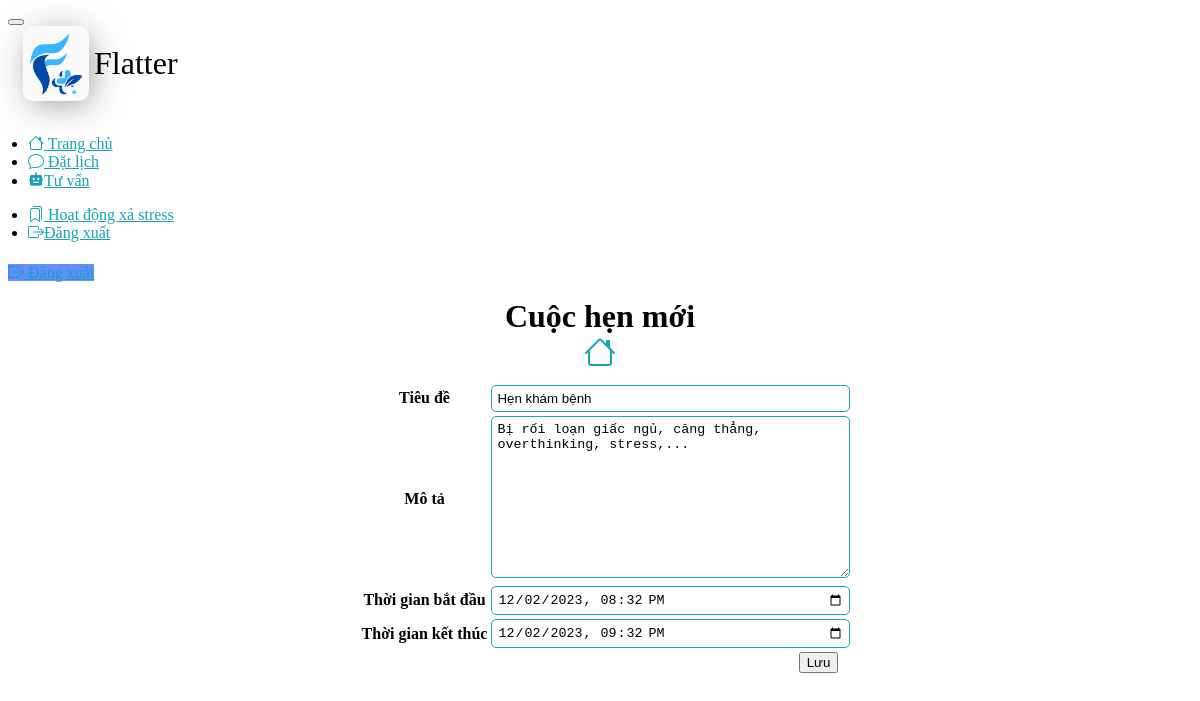
The app's page /paevent/edit/1/ with its own data.
### Main_App/models.py (models this page shows, shortened)
class Event(models.Model):
    status = models.BooleanField(default=False)
    title = models.CharField(max_length=200)
    description = models.TextField()
    start_time = models.DateTimeField()
    end_time = models.DateTimeField()

### Main_App/views.py (the view)
# urls.py: path('paevent/edit/<event_id>/', views.paevent, name='paevent_edit'),
def paevent(request, event_id=None):
    instance = models.Event()
    if event_id:
        instance = get_object_or_404(models.Event, pk=event_id)
    else:
        instance = models.Event()
    form = EventForm(request.POST or None, instance=instance)
    if request.POST and form.is_valid():
        form.save()
        return redirect('/patient-calendar')
    return render(request, 'paevent.html', {'form': form, 'event':models.Event.objects.all().count()})

### Main_App/forms.py
class EventForm(ModelForm):
  class Meta:
    model = models.Event
    widgets = {
      'start_time': DateInput(attrs={'type': 'datetime-local'}, format='%Y-%m-%dT%H:%M'),
      'end_time': DateInput(attrs={'type': 'datetime-local'}, format='%Y-%m-%dT%H:%M'),
    }
    fields = ['title','description','start_time','end_time']
  def __init__(self, *args, **kwargs):
    super(EventForm, self).__init__(*args, **kwargs)
    self.fields['start_time'].input_formats = ('%Y-%m-%dT%H:%M',)
    self.fields['end_time'].input_formats = ('%Y-%m-%dT%H:%M',)

### template/paevent.html (shortened to what this page needs)
{% extends 'patient/patientbase.html' %}
{% block content %}
<h1 class="title">Cuộc hẹn mới  <br>
  <a class="btn btn-info title" style="margin:auto"href="{% url 'calendar' %}"> <i class="bi bi-house"></i> </a>
</h1>
<form method="post">
  <table class="form form-table">
    {{ form }}
    <tr><td colspan="2"><button type="submit" class="btn btn-info right">Lưu </button></td></tr>
  </table>
</form>
{% endblock %}

### template/paevent.html (style rules this page uses)
.right { float: right; }
.form { margin: auto; }
.form input, .form select, .form textarea { border-radius: 5px; border: 1px solid #17a2b8; outline: none; background: none; padding: 5px; width: 100%; }
.title { text-align: center; margin: 10px; }
a { color: #17a2b8; }

### records on screen
Event: title "Hẹn khám bệnh", description "Bị rối loạn giấc ngủ, căng thẳng, overthinking, stress,...", start_time "12/02/2023 20:32", end_time "12/02/2023 21:32"
